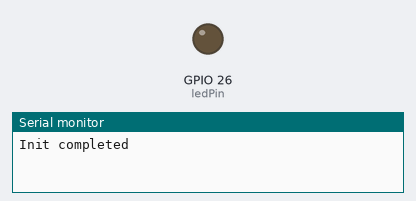
This sketch was run on a simulated ESP32. On the bench: output pins drawn as LEDs (lit = HIGH), the last lines printed to the serial monitor.

Above: at 0.5 s.
At 2.5 s:
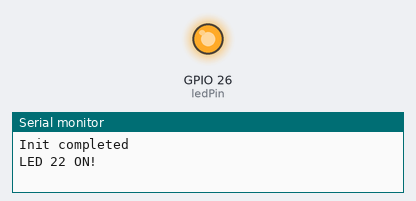
Timing chart, 0 to 5.2 s (numbered marks = the images above):
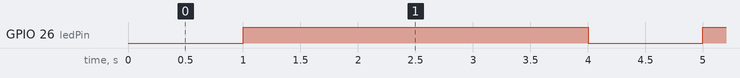

The sketch:

blink_not_delay_02.ino
```cpp
// set LED
// const int ledPin   = LED_BUILTIN;
// const int ledPin      = 2; // esp32 embedded LED
const int ledPin      = 26;
int ledState          = LOW;

// time variables
unsigned long prevMillis        = 0;
unsigned long prevMillisOffOn   = 0;
const int intervalOff           = 1000;
const int intervalOffOn         = 4000;  // time of intervalOff + time on

void setup() {
  Serial.begin(9600);
  while (!Serial);
  Serial.print("Init completed\n");
  pinMode(ledPin, OUTPUT);
}

void loop() {
  unsigned long currentMillis = millis();

  if (currentMillis - prevMillis >= intervalOff) {
    prevMillis = currentMillis;
    if (ledState == LOW) {
      ledState = HIGH;
      Serial.print("LED 22 ON!\n");
    }
  }
  else if (currentMillis - prevMillisOffOn >= intervalOffOn) {
    prevMillisOffOn = currentMillis;
    if (ledState == HIGH) {
      ledState = LOW;
      Serial.print("LEd 22 OFF!\n");
    }
  }
  digitalWrite(ledPin, ledState);
}
```

Measured:
- by itself, GPIO 26 (ledPin): alternates HIGH for 3.0 s and LOW for 1.0 s
